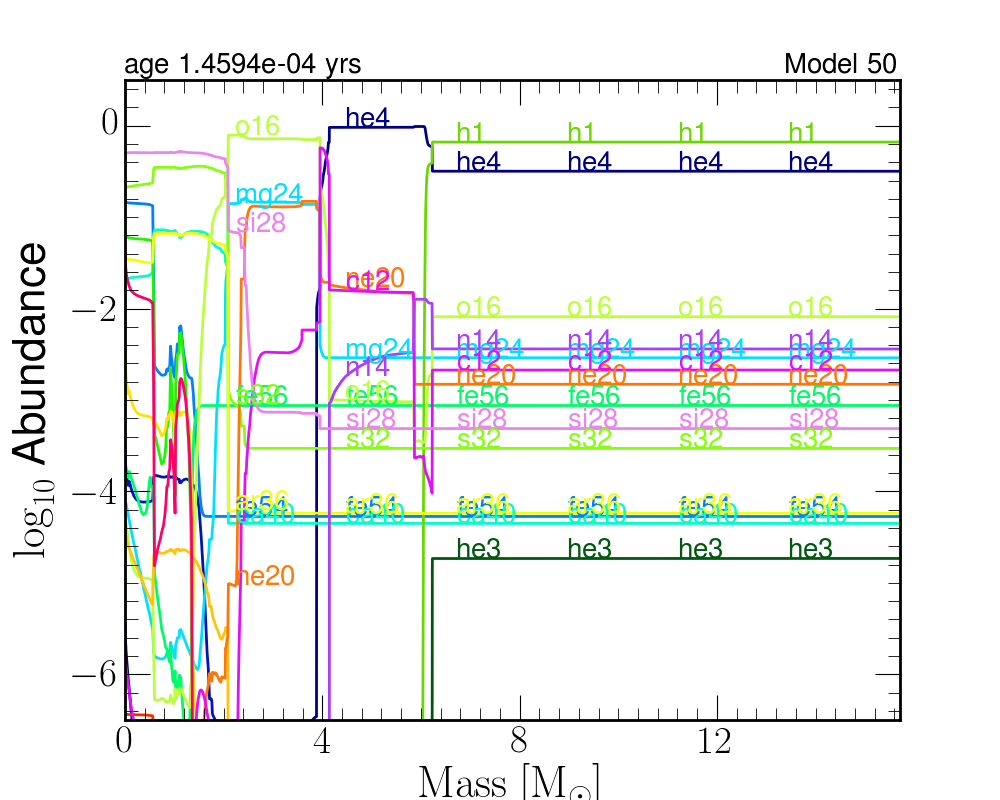

The script that drew this image:
import mesaPlot as mp
import matplotlib.pyplot as plt


m=mp.MESA()
m.loadHistory()
m.loadProfile(num=-1)
p=mp.plot()

#Simply plot
p.plotAbun(m)


#Advanced
fig=plt.figure(figsize=(10,8))
ax=fig.add_subplot(111)
p.plotAbun(m,num_labels=6,abun_random=True,yrng=[-6.5,0.5],show_title_model=True,show_title_age=True,fig=fig,ax=ax)
